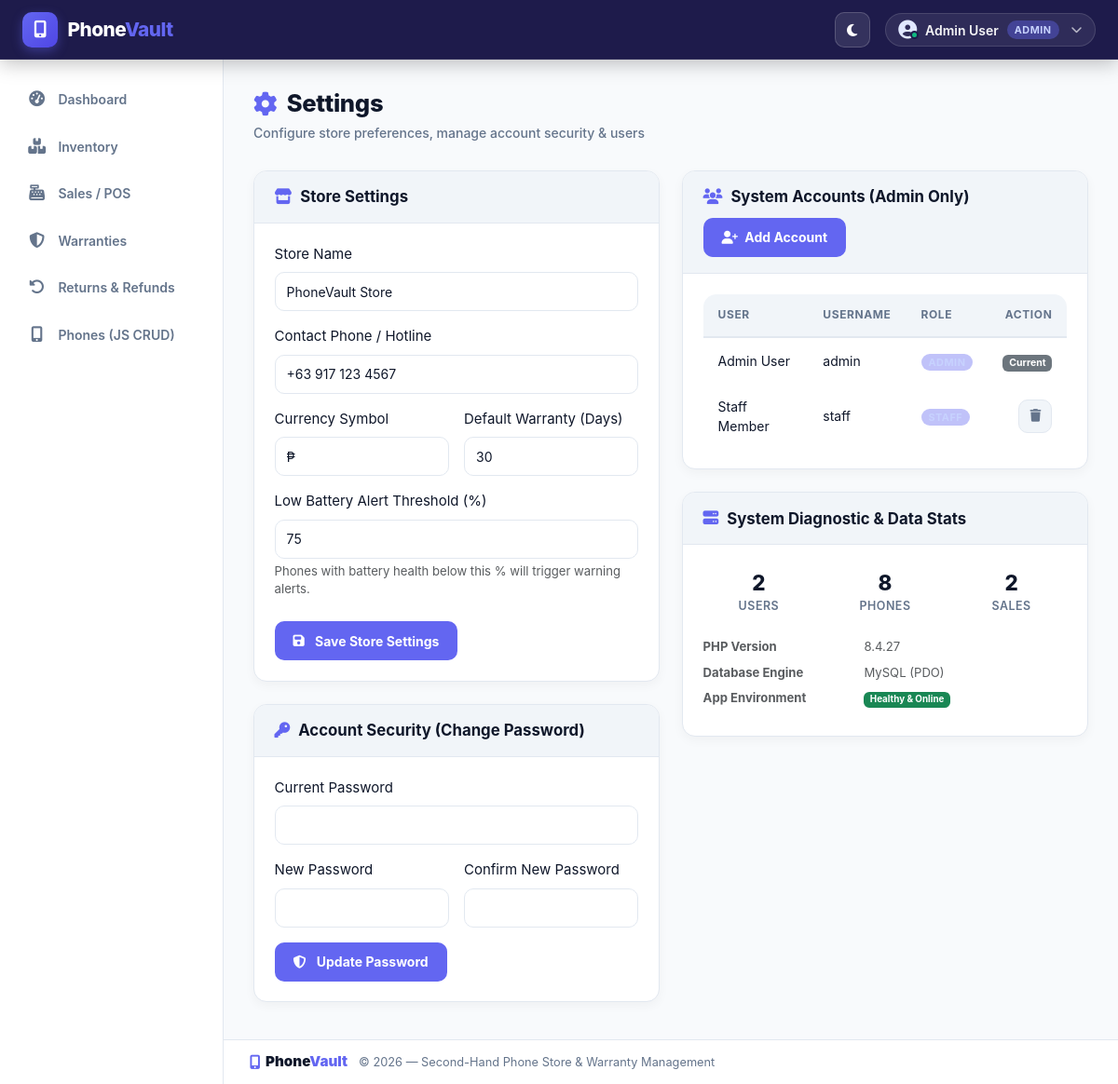
The page /settings.php (signed in) on the database its author committed.
### tables this page shows
CREATE TABLE IF NOT EXISTS users (
    id INT AUTO_INCREMENT PRIMARY KEY,
    full_name VARCHAR(100) NOT NULL,
    username VARCHAR(50) NOT NULL UNIQUE,
    password_hash VARCHAR(255) NOT NULL,
    role ENUM('admin','staff') NOT NULL DEFAULT 'staff',
    created_at TIMESTAMP DEFAULT CURRENT_TIMESTAMP
);

### config/auth.php (called while the page is built, shortened)
<?php
function currentUser(): array {
    return [
        'id'       => $_SESSION['user_id']   ?? null,
        'name'     => $_SESSION['user_name'] ?? '',
        'role'     => $_SESSION['user_role'] ?? '',
        'username' => $_SESSION['username']  ?? '',
    ];
}
function isAdmin(): bool {
    return ($_SESSION['user_role'] ?? '') === 'admin';
}

### config/database.php (called while the page is built, shortened)
<?php
function getPDO(): PDO {
    static $pdo = null;
    if ($pdo !== null) return $pdo;
    $dsn = "mysql:host=" . DB_HOST . ";port=" . DB_PORT . ";dbname=" . DB_NAME . ";charset=" . DB_CHARSET;
    $options = [
        PDO::ATTR_ERRMODE            => PDO::ERRMODE_EXCEPTION,
        PDO::ATTR_DEFAULT_FETCH_MODE => PDO::FETCH_ASSOC,
        PDO::ATTR_EMULATE_PREPARES   => false,
    ];
    try {
        $pdo = new PDO($dsn, DB_USER, DB_PASS, $options);
    } catch (PDOException $e) {
        http_response_code(500);
        die(json_encode(['error' => 'DB connection failed: ' . $e->getMessage()]));
    }
    return $pdo;
}
function getStoreSetting(string $key, string $default = ''): string {
    try {
        $pdo = getPDO();
        $stmt = $pdo->prepare("SELECT setting_value FROM store_settings WHERE setting_key = ? LIMIT 1");
        $stmt->execute([$key]);
        $val = $stmt->fetchColumn();
        return ($val !== false && $val !== null && $val !== '') ? (string)$val : $default;
    } catch (Exception $e) {
        return $default;
    }
}

### settings.php (the view, shortened to what this page needs)
<?php
require_once __DIR__ . '/config/auth.php';
require_once __DIR__ . '/config/database.php';
$pdo = getPDO();
$pdo->exec("CREATE TABLE IF NOT EXISTS store_settings (
    setting_key VARCHAR(50) PRIMARY KEY,
    setting_value TEXT NOT NULL
)");
$storeName       = getStoreSetting('store_name', 'PhoneVault Store');
$storePhone      = getStoreSetting('store_phone', '+63 917 123 4567');
$currencySymbol  = getStoreSetting('currency_symbol', '₱');
$defaultWarranty = getStoreSetting('default_warranty_days', '30');
$batteryLimit    = getStoreSetting('low_battery_threshold', '75');
$usersList = $pdo->query("SELECT id, full_name, username, role, created_at FROM users ORDER BY created_at ASC")->fetchAll();
$totalPhonesCount = $pdo->query("SELECT COUNT(*) FROM phones")->fetchColumn();
$totalSalesCount  = $pdo->query("SELECT COUNT(*) FROM sales")->fetchColumn();
include __DIR__ . '/includes/header.php';
include __DIR__ . '/includes/navbar.php';
?>
<div class="d-flex">
<?php include __DIR__ . '/includes/sidebar.php'; ?>
<main class="pv-main">
    <div class="pv-page-header">
        <div>
            <h1 class="pv-page-title"><i class="fa-solid fa-gear"></i> Settings</h1>
            <div class="pv-page-subtitle">Configure store preferences, manage account security & users</div>
        </div>
    </div>
    <div class="row g-4">
        <div class="col-lg-6">
            <div class="pv-card mb-4">
                <div class="pv-card-header">
                    <h2 class="pv-card-title"><i class="fa-solid fa-store"></i> Store Settings</h2>
                </div>
                <div class="pv-card-body">
                    <form method="POST" action="/Second_Hand_Phone_Store/settings.php" id="storeSettingsForm">
                        <div class="mb-3">
                            <label class="form-label fw-600">Store Name</label>
                            <input type="text" class="form-control pv-input" name="store_name" value="<?= htmlspecialchars($storeName) ?>" required>
                        </div>
                        <div class="mb-3">
                            <label class="form-label fw-600">Contact Phone / Hotline</label>
                            <input type="text" class="form-control pv-input" name="store_phone" value="<?= htmlspecialchars($storePhone) ?>">
                        </div>
                        <div class="row g-3 mb-3">
                            <div class="col-6">
                                <label class="form-label fw-600">Currency Symbol</label>
                                <input type="text" class="form-control pv-input" name="currency_symbol" value="<?= htmlspecialchars($currencySymbol) ?>" required>
                            </div>
                            <div class="col-6">
                                <label class="form-label fw-600">Default Warranty (Days)</label>
                                <input type="number" class="form-control pv-input" name="default_warranty_days" value="<?= htmlspecialchars($defaultWarranty) ?>" min="1" max="365" required>
                            </div>
                        </div>
                        <div class="mb-4">
                            <label class="form-label fw-600">Low Battery Alert Threshold (%)</label>
                            <input type="number" class="form-control pv-input" name="low_battery_threshold" value="<?= htmlspecialchars($batteryLimit) ?>" min="1" max="100" required>
                            <div class="form-text">Phones with battery health below this % will trigger warning alerts.</div>
                        </div>
                        <button type="submit" class="pv-btn-primary">
                            <i class="fa-solid fa-floppy-disk me-1"></i> Save Store Settings
                        </button>
                    </form>
                </div>
            </div>
            <div class="pv-card">
                <div class="pv-card-header">
                    <h2 class="pv-card-title"><i class="fa-solid fa-key"></i> Account Security (Change Password)</h2>
                </div>
                <div class="pv-card-body">
                    <form method="POST" action="/Second_Hand_Phone_Store/settings.php" id="changePasswordForm">
                        <div class="mb-3">
                            <label class="form-label fw-600">Current Password</label>
                            <input type="password" class="form-control pv-input" name="current_password" required>
                        </div>
                        <div class="row g-3 mb-3">
                            <div class="col-md-6">
                                <label class="form-label fw-600">New Password</label>
                                <input type="password" class="form-control pv-input" name="new_password" id="newPassword" minlength="6" required>
                            </div>
                            <div class="col-md-6">
                                <label class="form-label fw-600">Confirm New Password</label>
                                <input type="password" class="form-control pv-input" name="confirm_password" id="confirmPassword" minlength="6" required>
                            </div>
                        </div>
                        <button type="submit" class="pv-btn-primary">
                            <i class="fa-solid fa-shield-halved me-1"></i> Update Password
                        </button>
                    </form>
                </div>
            </div>
        </div>
        <div class="col-lg-6">
            <?php if (isAdmin()): ?>
            <div class="pv-card mb-4">
                <div class="pv-card-header">
                    <h2 class="pv-card-title"><i class="fa-solid fa-users"></i> System Accounts (Admin Only)</h2>
                    <button class="pv-btn-primary btn-sm" data-bs-toggle="collapse" data-bs-target="#addUserForm">
                        <i class="fa-solid fa-user-plus"></i> Add Account
                    </button>
                </div>
                <div class="pv-card-body">
                    <div class="table-responsive">
                        <table class="pv-table">
                            <thead>
                                <tr>
                                    <th>User</th>
                                    <th>Username</th>
                                    <th>Role</th>
                                    <th class="text-end">Action</th>
                                </tr>
                            </thead>
                            <tbody>
                                <?php foreach ($usersList as $u): ?>
                                <tr>
                                    <td>
                                        <div class="fw-700"><?= htmlspecialchars($u['full_name']) ?></div>
                                    </td>
                                    <td class="font-mono"><?= htmlspecialchars($u['username']) ?></td>
                                    <td>
                                        <span class="pv-role-badge"><?= ucfirst($u['role']) ?></span>
                                    </td>
                                    <td class="text-end">
                                        <?php if ((int)$u['id'] !== (int)$user['id']): ?>
                                        <form method="POST" action="/Second_Hand_Phone_Store/settings.php" class="d-inline" onsubmit="return confirm('Delete this user account?');">
                                            <button type="submit" class="pv-btn-icon danger" title="Delete User">
                                                <i class="fa-solid fa-trash"></i>
                                            </button>
                                        </form>
                                        <?php else: ?>
                                        <span class="badge bg-secondary">Current</span>
                                        <?php endif; ?>
                                    </td>
                                </tr>
                                <?php endforeach; ?>
                            </tbody>
                        </table>
                    </div>
                </div>
            </div>
            <?php endif; ?>
            <div class="pv-card">
                <div class="pv-card-header">
                    <h2 class="pv-card-title"><i class="fa-solid fa-server"></i> System Diagnostic & Data Stats</h2>
                </div>
                <div class="pv-card-body">
                    <div class="row g-3 text-center mb-3">
                        <div class="col-4">
                            <div class="pv-pos-summary p-2">
                                <div class="pv-stat-value" style="font-size:1.4rem"><?= count($usersList) ?></div>
                                <div class="pv-stat-label">Users</div>
                            </div>
                        </div>
                        <div class="col-4">
                            <div class="pv-pos-summary p-2">
                                <div class="pv-stat-value" style="font-size:1.4rem"><?= $totalPhonesCount ?></div>
                                <div class="pv-stat-label">Phones</div>
                            </div>
                        </div>
                        <div class="col-4">
                            <div class="pv-pos-summary p-2">
                                <div class="pv-stat-value" style="font-size:1.4rem"><?= $totalSalesCount ?></div>
                                <div class="pv-stat-label">Sales</div>
                            </div>
                        </div>
                    </div>
                    <dl class="row mb-0 small text-muted">
                        <dt class="col-5">PHP Version</dt>
                        <dd class="col-7 font-mono"><?= PHP_VERSION ?></dd>
                        <dt class="col-5">Database Engine</dt>
                        <dd class="col-7 font-mono">MySQL (PDO)</dd>
                        <dt class="col-5">App Environment</dt>
                        <dd class="col-7"><span class="badge bg-success">Healthy & Online</span></dd>
                    </dl>
                </div>
            </div>
        </div>
    </div>
</main>
</div>
<?php include __DIR__ . '/includes/footer.php'; ?>

### includes/navbar.php (shortened to what this page needs)
<?php
require_once __DIR__ . '/../config/auth.php';
$user = currentUser();
?>
<nav class="navbar pv-navbar">
    <div class="container-fluid px-3 px-lg-4">
        <div class="d-flex align-items-center gap-2">
            <a class="navbar-brand pv-brand m-0" href="/Second_Hand_Phone_Store/index.php">
                <div class="pv-brand-icon">
                    <i class="fa-solid fa-mobile-screen-button"></i>
                </div>
                <span class="pv-brand-text">Phone<span class="pv-brand-accent">Vault</span></span>
            </a>
        </div>
        <div class="d-flex align-items-center gap-2 gap-sm-3">
            <button class="pv-theme-toggle" id="themeToggle" title="Toggle Light/Dark Theme" aria-label="Toggle theme">
                <i class="fa-solid fa-moon"></i>
            </button>
            <div class="dropdown">
                <a class="pv-user-pill" href="javascript:void(0);" role="button" aria-expanded="false">
                    <div class="pv-avatar-wrap">
                        <i class="fa-solid fa-circle-user"></i>
                        <span class="pv-status-dot" title="Online"></span>
                    </div>
                    <span class="pv-user-name d-none d-sm-inline"><?= htmlspecialchars($user['name']) ?></span>
                    <span class="pv-role-badge"><?= ucfirst($user['role']) ?></span>
                    <i class="fa-solid fa-chevron-down pv-dropdown-arrow ms-1" style="font-size: 0.75rem; opacity: 0.7;"></i>
                </a>
            </div>
        </div>
    </div>
</nav>

### assets/css/footer.css (style rules this page uses)
.pv-brand-accent { color: var(--pv-primary); }

### rows shown on the page
users: full_name "Admin User", role "ADMIN", username "admin", shows "Current"
users: full_name "Staff Member", username "staff"

### other values the page prints
$item['label'] "Dashboard"
$item['label'] "Inventory"
$item['label'] "Sales / POS"
$item['label'] "Warranties"
$item['label'] "Returns & Refunds"
$item['label'] "Phones (JS CRUD)"
count($usersList) "2"
$totalPhonesCount "8"
$totalSalesCount "2"
PHP_VERSION "8.4.27"
